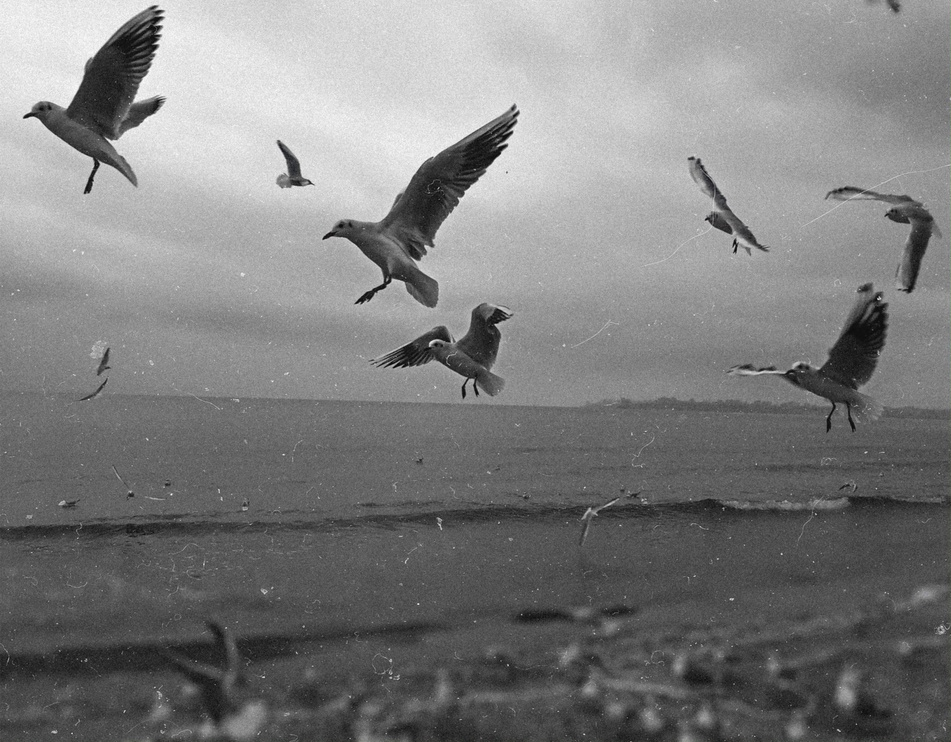
#> input picture xb.jpg, 951 x 742 px, shrunk from 3590 x 2798 before the run
$ python main.py   (older library calls are emulated)
#> lines starting #> are read from the running program, lines starting #| are printed output that depends on the picture; after the words box and inside, x2 and y2 are one past the last pixel; in counts of white or black regions, pixels touching at a corner belong together
from PIL import Image, ImageEnhance
import cv2
import numpy as np
import matplotlib.pyplot as plt
import collections
import random
from PIL import Image, ImageDraw

def draw_histogram(grayscale):
    gray_key = []
    gray_count = []
    gray_result = []
    histogram_gray = list(grayscale.ravel())
    gray = dict(collections.Counter(histogram_gray))
    gray = sorted(gray.items(), key=lambda item: item[0])
    for element in gray:
        key = list(element)[0]
        count = list(element)[1]
        gray_key.append(key)
        gray_count.append(count)
    for i in range(0, 256):
        if i in gray_key:
            num = gray_key.index(i)
            gray_result.append(gray_count[num])
        else:
            gray_result.append(0)
    gray_result = np.array(gray_result)
    return gray_result


def histogram_equalization(histogram_e, lut_e, image_e):
    sum_temp = 0
    cf = []
    for i in histogram_e:
        sum_temp += i
        cf.append(sum_temp)
    for i, v in enumerate(lut_e):
        lut_e[i] = int(255.0 * (cf[i] / sum_temp) + 0.5)
    equalization_result = lut_e[image_e]
    return equalization_result


x = []
for i in range(0, 256):
    x.append(i)

image = cv2.imread('xb.jpg', cv2.COLOR_BGR2GRAY)
#> image is the input picture: shape (742, 951, 3); mean B, G, R 126.7, 126.8, 126.7
histogram = draw_histogram(image)
#> in draw_histogram, `histogram_gray = list(grayscale.ravel())`: histogram_gray = 2116926 items
#> in draw_histogram, `gray = dict(collections.Counter(histogram_gray))`: gray = 252 items
#> in draw_histogram, `gray = sorted(gray.items(), key=lambda item: item[0])`: gray = 252 pairs, first value 0 to 253, second value 3 to 23595
#> the loop in draw_histogram, `for element in gray:` made 252 passes
#> (key, count) on passes 1 to 3: (0, 3), (1, 3), (2, 3)
#> after the loop in draw_histogram, `for element in gray:`: gray_count = 252 values, max 23595 at index 76, min 3 at index 0, mean 8400.5; gray_key = 252 values from 0 to 253
#> after the loop in draw_histogram, `for i in range(0, 256):`: gray_result = 256 values, max 23595 at index 78, min 0 at index 3, mean 8269.2
#> histogram has the same summary as gray_result in draw_histogram
plt.bar(x, histogram)
plt.savefig('gis.png')
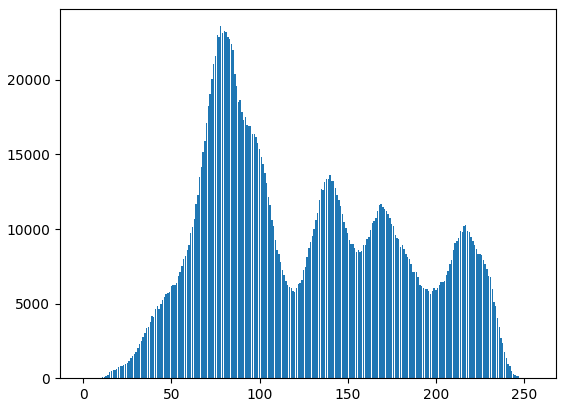
#> figure drawn by matplotlib, 1 panel; tallest bar 23595 high, from x = 77.6 to 78.4
plt.show()

lut = np.zeros(256, dtype=image.dtype)
#> lut = 256 values from 0 to 0
result = histogram_equalization(histogram, lut, image)
#> the loop in histogram_equalization, `for i in histogram_e:` made 256 passes
#> (i, sum_temp) on passes 1, 2, 4: (3, 3), (3, 6), (0, 9)
#> after the loop in histogram_equalization, `for i in histogram_e:`: cf = 256 values from 3 to 2116926; sum_temp = 2116926
#> after the loop in histogram_equalization, `for i, v in enumerate(lut_e):`: lut_e = 256 values from 0 to 255
#> in histogram_equalization, `equalization_result = lut_e[image_e]`:
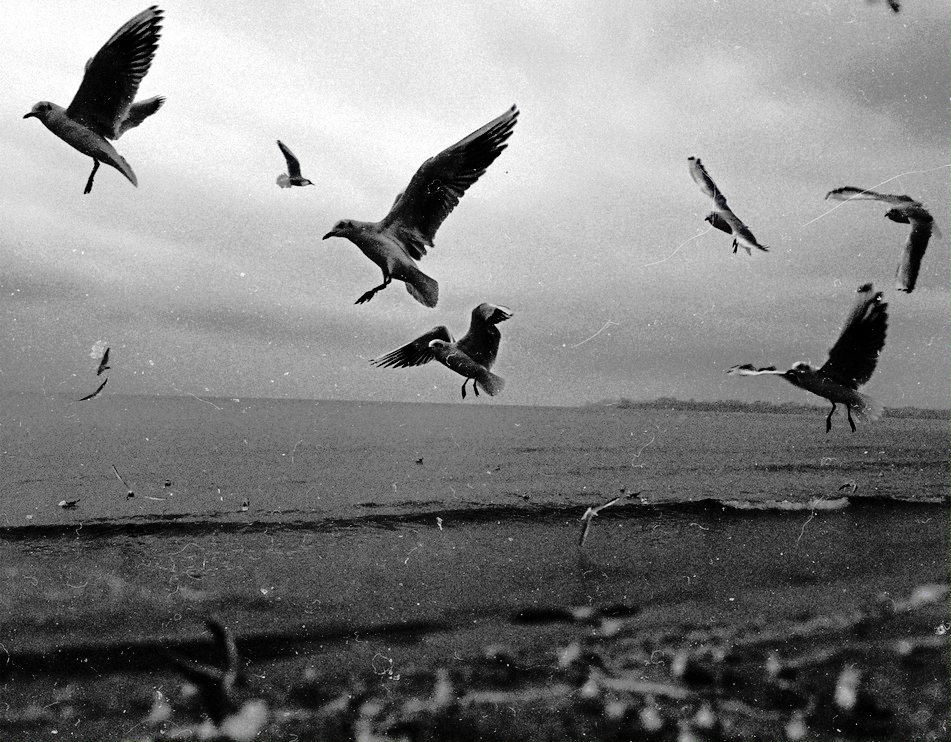
#> equalization_result: shape (742, 951, 3); mean B, G, R 128.2, 128.3, 128.2
cv2.imwrite('his_grey.png', result)

image_equ = cv2.imread('kot.jpeg', cv2.COLOR_BGR2GRAY)  # Читать изображение
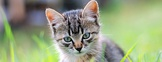
#> input picture kot.jpeg, 162 x 62 px, shrunk from 610 x 234 before the run
#> image_equ is the input picture: shape (62, 162, 3); mean B, G, R 127.2, 161.4, 150.2
histogram_equ = draw_histogram(image_equ)  # Преобразование гистограммы
#> the loop in draw_histogram (call 2), `for element in gray:` made 256 passes
#> (element, count) on passes 1 to 3: ((0, 18), 18), ((1, 9), 9), ((2, 10), 10)
#> histogram_equ = 256 values, max 296 at index 188, min 2 at index 8, mean 117.7
plt.bar(x, histogram_equ)  # Рисуем гистограмму обработанного изображения
plt.savefig('after_histogram.png')
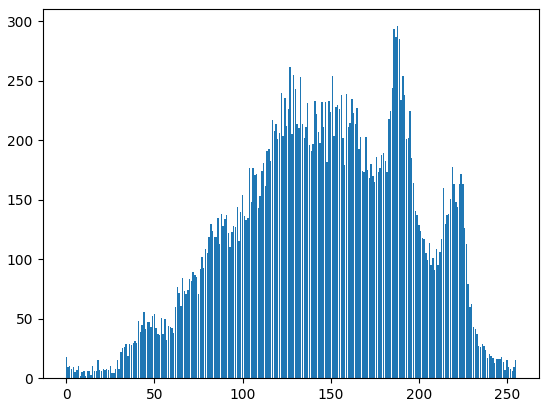
#> figure drawn by matplotlib, 1 panel; tallest bar 296 high, from x = 187.6 to 188.4
plt.show()

plt.plot(x, lut)  # Нарисуйте график кривой преобразования серой шкалы
plt.savefig('Grayscale_transformation_curve.png')
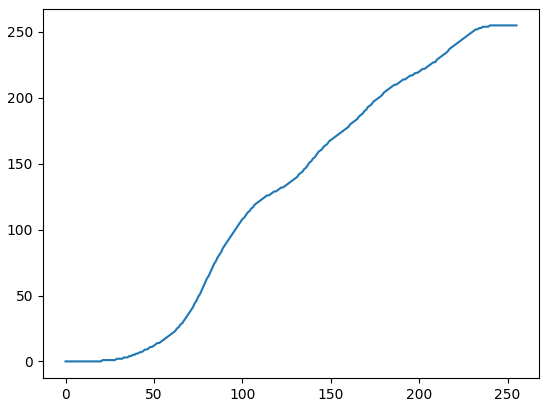
#> figure drawn by matplotlib, 1 panel; curve peaks at x = 240, y = 255
plt.show()

cv2.imshow('former', image)
cv2.imshow("histogram_equalization", result)
cv2.waitKey(0)
cv2.destroyAllWindows()


im = Image.open("kot.jpeg")

enhancer = ImageEnhance.Contrast(im)

factor = 1
im_output = enhancer.enhance(factor)
im_output.save('original-image.png')

factor = 0.5
im_output = enhancer.enhance(factor)
im_output.save('less-contrast-image.png')

factor = 1.5
im_output = enhancer.enhance(factor)
im_output.save('more-contrast-image.png')


img = cv2.imread('kot.jpeg')
img_RGB = cv2.cvtColor(img, cv2.COLOR_BGR2RGB)

grayImage = cv2.cvtColor(img, cv2.COLOR_BGR2GRAY)

gaussianBlur = cv2.GaussianBlur(grayImage, (3, 3), 0)

ret, binary = cv2.threshold(gaussianBlur, 127, 255, cv2.THRESH_BINARY)
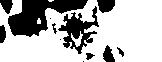
#> binary: shape (62, 162); 71.7% white; 12 black regions (3 under 20 px), largest, box (x1, y1, x2, y2) and area: (8, 0, 88, 37) 1457, (58, 6, 99, 54) 766, (97, 0, 115, 13) 181

kernelx = np.array([[-1, 0], [0, 1]], dtype=int)
kernely = np.array([[0, -1], [1, 0]], dtype=int)
x = cv2.filter2D(binary, cv2.CV_16S, kernelx)
y = cv2.filter2D(binary, cv2.CV_16S, kernely)
absX = cv2.convertScaleAbs(x)
#> absX: shape (62, 162); 6.7% white in thin lines or dots, all inside (x1, y1, x2, y2) = (0, 0, 125, 62)
absY = cv2.convertScaleAbs(y)
Roberts = cv2.addWeighted(absX, 0.5, absY, 0.5, 0)

kernelx = np.array([[1, 1, 1], [0, 0, 0], [-1, -1, -1]], dtype=int)
kernely = np.array([[-1, 0, 1], [-1, 0, 1], [-1, 0, 1]], dtype=int)
x = cv2.filter2D(binary, cv2.CV_16S, kernelx)
y = cv2.filter2D(binary, cv2.CV_16S, kernely)
absX = cv2.convertScaleAbs(x)
#> absX: shape (62, 162); 15.1% white in thin lines or dots, all inside (x1, y1, x2, y2) = (0, 1, 125, 61)
absY = cv2.convertScaleAbs(y)
#> absY: shape (62, 162); 16% white in thin lines or dots, all inside (x1, y1, x2, y2) = (1, 0, 125, 62)
Prewitt = cv2.addWeighted(absX, 0.5, absY, 0.5, 0)

x = cv2.Sobel(binary, cv2.CV_16S, 1, 0)
y = cv2.Sobel(binary, cv2.CV_16S, 0, 1)
absX = cv2.convertScaleAbs(x)
absY = cv2.convertScaleAbs(y)
Sobel = cv2.addWeighted(absX, 0.5, absY, 0.5, 0)

dst = cv2.Laplacian(binary, cv2.CV_16S, ksize=3)
Laplacian = cv2.convertScaleAbs(dst)

plt.subplot(231), plt.imshow(img_RGB), plt.title('исходное изображение'), plt.axis('off')  # ось координат отключена
plt.subplot(232), plt.imshow(gaussianBlur, cmap=plt.cm.gray), plt.title('Gauss'), plt.axis('off')
plt.subplot(233), plt.imshow(Roberts, cmap=plt.cm.gray), plt.title('Roberts'), plt.axis('off')
plt.subplot(234), plt.imshow(Prewitt, cmap=plt.cm.gray), plt.title('Prewitt'), plt.axis('off')
plt.subplot(235), plt.imshow(Sobel, cmap=plt.cm.gray), plt.title('Sobel'), plt.axis('off')
plt.subplot(236), plt.imshow(Laplacian, cmap=plt.cm.gray), plt.title('Laplacian'), plt.axis('off')

plt.show()


mode = int(input('mode:')) #Считываем номер преобразования.
#> the answer given: 1
image = Image.open("kot.jpeg") #Открываем изображение.
draw = ImageDraw.Draw(image) #Создаем инструмент для рисования.
width = image.size[0] #Определяем ширину.
#> width = 162
height = image.size[1] #Определяем высоту.
#> height = 62
pix = image.load() #Выгружаем значения пикселей.

if (mode == 0):
	for i in range(width):
		for j in range(height):
			a = pix[i, j][0]
			b = pix[i, j][1]
			c = pix[i, j][2]
			S = (a + b + c) // 3
			draw.point((i, j), (S, S, S))

if (mode == 1):
	depth = int(input('depth:'))
#> the answer given: 3
	for i in range(width):
		for j in range(height):
			a = pix[i, j][0]
			b = pix[i, j][1]
			c = pix[i, j][2]
			S = (a + b + c) // 3
			a = S + depth * 2
			b = S + depth
			c = S
			if (a > 255):
				a = 255
			if (b > 255):
				b = 255
			if (c > 255):
				c = 255
			draw.point((i, j), (a, b, c))

if (mode == 2):
	for i in range(width):
		for j in range(height):
			a = pix[i, j][0]
			b = pix[i, j][1]
			c = pix[i, j][2]
			draw.point((i, j), (255 - a, 255 - b, 255 - c))

if (mode == 3):
	factor = int(input('factor:'))
	for i in range(width):
		for j in range(height):
			rand = random.randint(-factor, factor)
			a = pix[i, j][0] + rand
			b = pix[i, j][1] + rand
			c = pix[i, j][2] + rand
			if (a < 0):
				a = 0
			if (b < 0):
				b = 0
			if (c < 0):
				c = 0
			if (a > 255):
				a = 255
			if (b > 255):
				b = 255
			if (c > 255):
				c = 255
			draw.point((i, j), (a, b, c))

if (mode == 4):
	factor = int(input('factor:'))
	for i in range(width):
		for j in range(height):
			a = pix[i, j][0] + factor
			b = pix[i, j][1] + factor
			c = pix[i, j][2] + factor
			if (a < 0):
				a = 0
			if (b < 0):
				b = 0
			if (c < 0):
				c = 0
			if (a > 255):
				a = 255
			if (b > 255):
				b = 255
			if (c > 255):
				c = 255
			draw.point((i, j), (a, b, c))

if (mode == 5):
	factor = int(input('factor:'))
	for i in range(width):
		for j in range(height):
			a = pix[i, j][0]
			b = pix[i, j][1]
			c = pix[i, j][2]
			S = a + b + c
			if (S > (((255 + factor) // 2) * 3)):
				a, b, c = 255, 255, 255
			else:
				a, b, c = 0, 0, 0
			draw.point((i, j), (a, b, c))

image.save("ans.jpg", "JPEG")
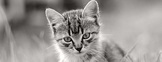
#> saved as ans.jpg: PIL image 162x62 RGB; mean R, G, B 151.9, 148.9, 145.9
del draw
